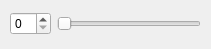
<?xml version="1.0" encoding="UTF-8"?>
<ui version="4.0">
 <class>My_Custom_Widget</class>
 <widget class="QWidget" name="My_Custom_Widget">
  <property name="geometry">
   <rect>
    <x>0</x>
    <y>0</y>
    <width>211</width>
    <height>49</height>
   </rect>
  </property>
  <property name="windowTitle">
   <string>Form</string>
  </property>
  <widget class="QWidget" name="">
   <property name="geometry">
    <rect>
     <x>10</x>
     <y>10</y>
     <width>191</width>
     <height>28</height>
    </rect>
   </property>
   <layout class="QHBoxLayout" name="horizontalLayout">
    <item>
     <widget class="QSpinBox" name="spinBox"/>
    </item>
    <item>
     <widget class="QSlider" name="horizontalSlider">
      <property name="orientation">
       <enum>Qt::Horizontal</enum>
      </property>
     </widget>
    </item>
   </layout>
  </widget>
 </widget>
 <resources/>
 <connections/>
</ui>
